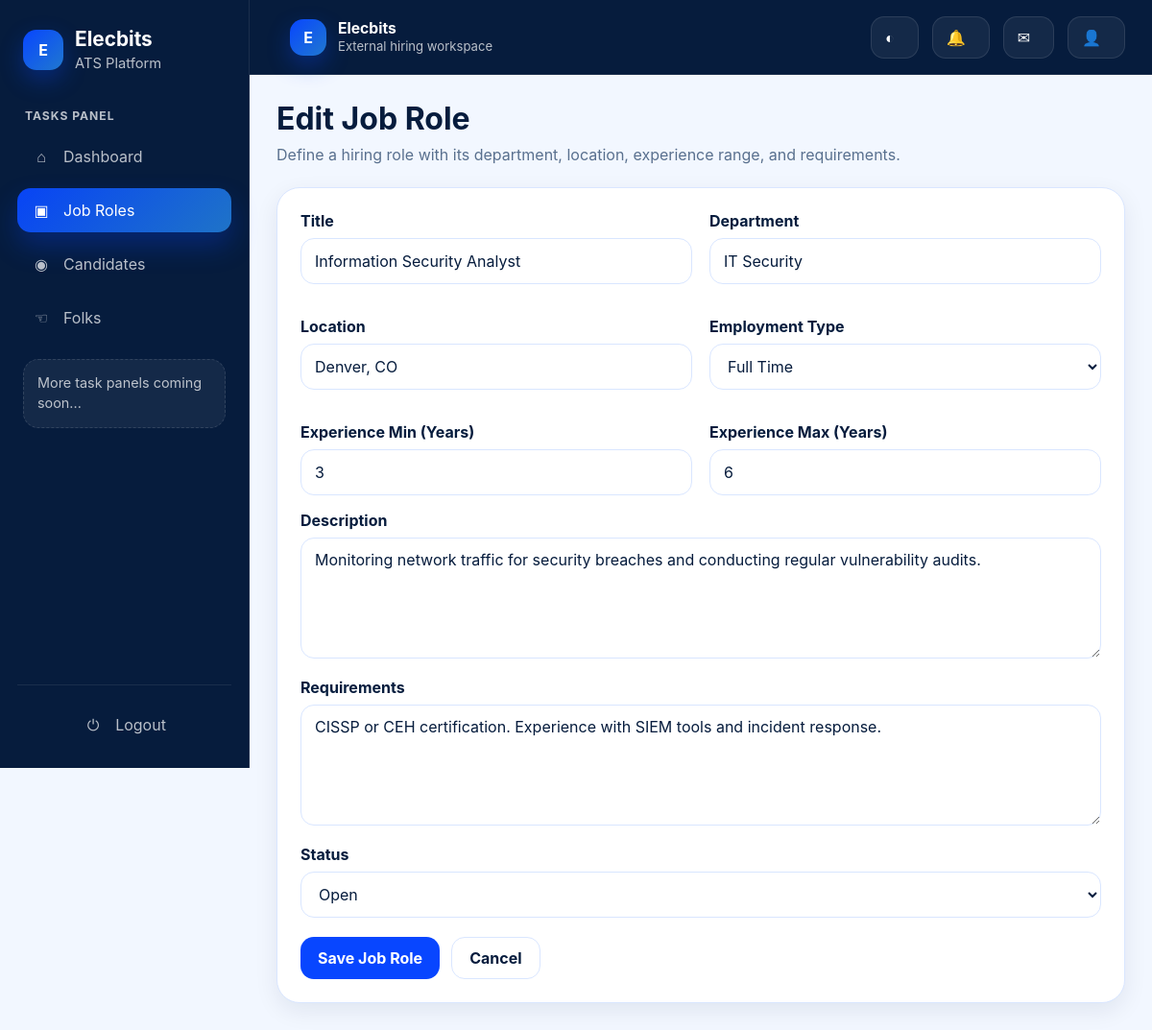
Screenshot of /jobs/7/edit/ (signed in) with the database file from the repository.
### apps/jobs/models.py (models this page shows, shortened)
class Job(TimeStampedModel, SoftDeleteModel):
    class EmploymentType(models.TextChoices):
        FULL_TIME = 'full_time', 'Full Time'
        PART_TIME = 'part_time', 'Part Time'
        INTERN = 'intern', 'Intern'
        CONTRACT = 'contract', 'Contract'
    class JobStatus(models.TextChoices):
        DRAFT = 'draft', 'Draft'
        OPEN = 'open', 'Open'
        CLOSED = 'closed', 'Closed'
        ON_HOLD = 'on_hold', 'On Hold'
    title = models.CharField(max_length=255)
    department = models.CharField(max_length=100)
    location = models.CharField(max_length=150, blank=True)
    employment_type = models.CharField(max_length=20, choices=EmploymentType.choices, default=EmploymentType.FULL_TIME)
    experience_min_years = models.PositiveIntegerField(default=0)
    experience_max_years = models.PositiveIntegerField(default=0)
    description = models.TextField()
    requirements = models.TextField(blank=True)
    status = models.CharField(max_length=20, choices=JobStatus.choices, default=JobStatus.DRAFT)
    created_by = models.ForeignKey(settings.AUTH_USER_MODEL, on_delete=models.SET_NULL, null=True, blank=True, related_name='jobs_created')
    class Meta:
        ordering = ['-created_at']

### apps/jobs/views.py (the view)
# urls.py: path('<int:pk>/edit/', JobUpdateView.as_view(), name='edit'),
class JobUpdateView(LoginRequiredMixin, UpdateView):
    model = Job
    form_class = JobForm
    template_name = 'jobs/form.html'
    success_url = reverse_lazy('jobs:list')

### apps/jobs/forms.py
class JobForm(forms.ModelForm):
    class Meta:
        model = Job
        fields = [
            'title', 'department', 'location', 'employment_type',
            'experience_min_years', 'experience_max_years',
            'description', 'requirements', 'status'
        ]
        widgets = {
            'description': forms.Textarea(attrs={'rows': 5}),
            'requirements': forms.Textarea(attrs={'rows': 5}),
        }

### apps/accounts/models.py (called while the page is built)
    def get_full_name(self):
        return self.full_name or self.email

### templates/jobs/form.html (shortened to what this page needs)
{% extends 'base.html' %}
{% block content %}
<section class="page-header">
  <div>
    <h1>{% if form.instance.pk %}Edit Job Role{% else %}Create Job Role{% endif %}</h1>
    <p>Define a hiring role with its department, location, experience range, and requirements.</p>
  </div>
</section>
<form method="post" class="form-card">
  <div class="form-grid two-col">
    <div class="form-group">
      <label for="{{ form.title.id_for_label }}">Title</label>
      {{ form.title }}
    </div>
    <div class="form-group">
      <label for="{{ form.department.id_for_label }}">Department</label>
      {{ form.department }}
    </div>
    <div class="form-group">
      <label for="{{ form.location.id_for_label }}">Location</label>
      {{ form.location }}
    </div>
    <div class="form-group">
      <label for="{{ form.employment_type.id_for_label }}">Employment Type</label>
      {{ form.employment_type }}
    </div>
    <div class="form-group">
      <label for="{{ form.experience_min_years.id_for_label }}">Experience Min (Years)</label>
      {{ form.experience_min_years }}
    </div>
    <div class="form-group">
      <label for="{{ form.experience_max_years.id_for_label }}">Experience Max (Years)</label>
      {{ form.experience_max_years }}
    </div>
  </div>
  <div class="form-group">
    <label for="{{ form.description.id_for_label }}">Description</label>
    {{ form.description }}
  </div>
  <div class="form-group">
    <label for="{{ form.requirements.id_for_label }}">Requirements</label>
    {{ form.requirements }}
  </div>
  <div class="form-group">
    <label for="{{ form.status.id_for_label }}">Status</label>
    {{ form.status }}
  </div>
  <div class="form-actions">
    <button type="submit" class="btn btn-primary">Save Job Role</button>
    <a href="{% url 'jobs:list' %}" class="btn btn-secondary">Cancel</a>
  </div>
</form>
{% endblock %}

### templates/base.html (style rules this page uses)
:root { --font-sans: Inter, "Segoe UI", Roboto, Arial, sans-serif; --radius-sm: 10px; --radius-md: 16px; --radius-lg: 24px; --shadow-sm: 0 8px 24px rgba(6, 28, 61, 0.08); --shadow-md: 0 18px 40px rgba(6, 28, 61, 0.12); --transition: 180ms ease; --sidebar-width: 260px; --actionbar-height: 78px; }
html[data-theme="light"] { --bg: #F2F7FF; --nav-bg: #061C3D; --nav-border: rgba(255,255,255,0.08); --nav-text: #FFFFFF; --nav-text-muted: rgba(255,255,255,0.72); --surface: #FFFFFF; --surface-alt: #F6FAFF; --surface-soft: #EEF4FF; --border: #D9E6FF; --text: #061C3D; --text-muted: #59708E; --primary: #0846FF; --primary-hover: #0637CC; --primary-soft: #E3ECFF; --success-soft: #DCFCE7; --warning-soft: #FEF3C7; --danger-soft: #FEE2E2; --info-soft: #DBEAFE; --table-row: #FBFDFF; --table-row-hover: #F2F7FF; --input-bg: #FFFFFF; }
* { box-sizing: border-box; }
html, body { margin: 0; min-height: 100%; font-family: var(--font-sans); background: var(--bg); color: var(--text); }
body { transition: background var(--transition), color var(--transition); }
a { color: inherit; text-decoration: none; }
button, input, select, textarea { font: inherit; }
.page-header { display: flex; align-items: flex-start; justify-content: space-between; gap: 20px; margin-bottom: 24px; flex-wrap: wrap; }
.page-header h1 { margin: 0; font-size: 2rem; line-height: 1.1; color: var(--text); }
.page-header p { margin: 10px 0 0; color: var(--text-muted); max-width: 780px; }
.btn { border: none; border-radius: 14px; height: 44px; padding: 0 18px; display: inline-flex; align-items: center; justify-content: center; gap: 10px; cursor: pointer; transition: transform var(--transition), background var(--transition), color var(--transition); font-weight: 700; }
.btn-primary { background: var(--primary); color: #FFFFFF; }
.btn-secondary { background: var(--surface); color: var(--text); border: 1px solid var(--border); }
.form-group { margin-bottom: 16px; }
.form-group label { display: block; margin-bottom: 8px; font-weight: 700; color: var(--text); }
.form-control, input[type="text"], input[type="email"], input[type="number"], input[type="password"], input[type="file"], select, textarea { width: 100%; min-height: 48px; border-radius: 14px; border: 1px solid var(--border); background: var(--input-bg); color: var(--text); padding: 12px 14px; outline: none; transition: border-color var(--transition), box-shadow var(--transition); }
textarea { min-height: 120px; resize: vertical; }

### templates/jobs/form.html (style rules this page uses)
.form-card { background: var(--surface); border: 1px solid var(--border); border-radius: var(--radius-lg); box-shadow: var(--shadow-sm); padding: 24px; }
.form-grid { display: grid; gap: 18px; }
.form-grid.two-col { grid-template-columns: repeat(2, minmax(0, 1fr)); }
.form-actions { display: flex; gap: 12px; margin-top: 20px; flex-wrap: wrap; }

### rows the page displays
Job: title "Information Security Analyst", department "IT Security", location "Denver, CO", employment_type "Full Time", experience_min_years "3", experience_max_years "6", description "Monitoring network traffic for security breaches and conducting regular vulnerability audits.", requirements "CISSP or CEH certification. Experience with SIEM tools and incident response.", status "Open"
